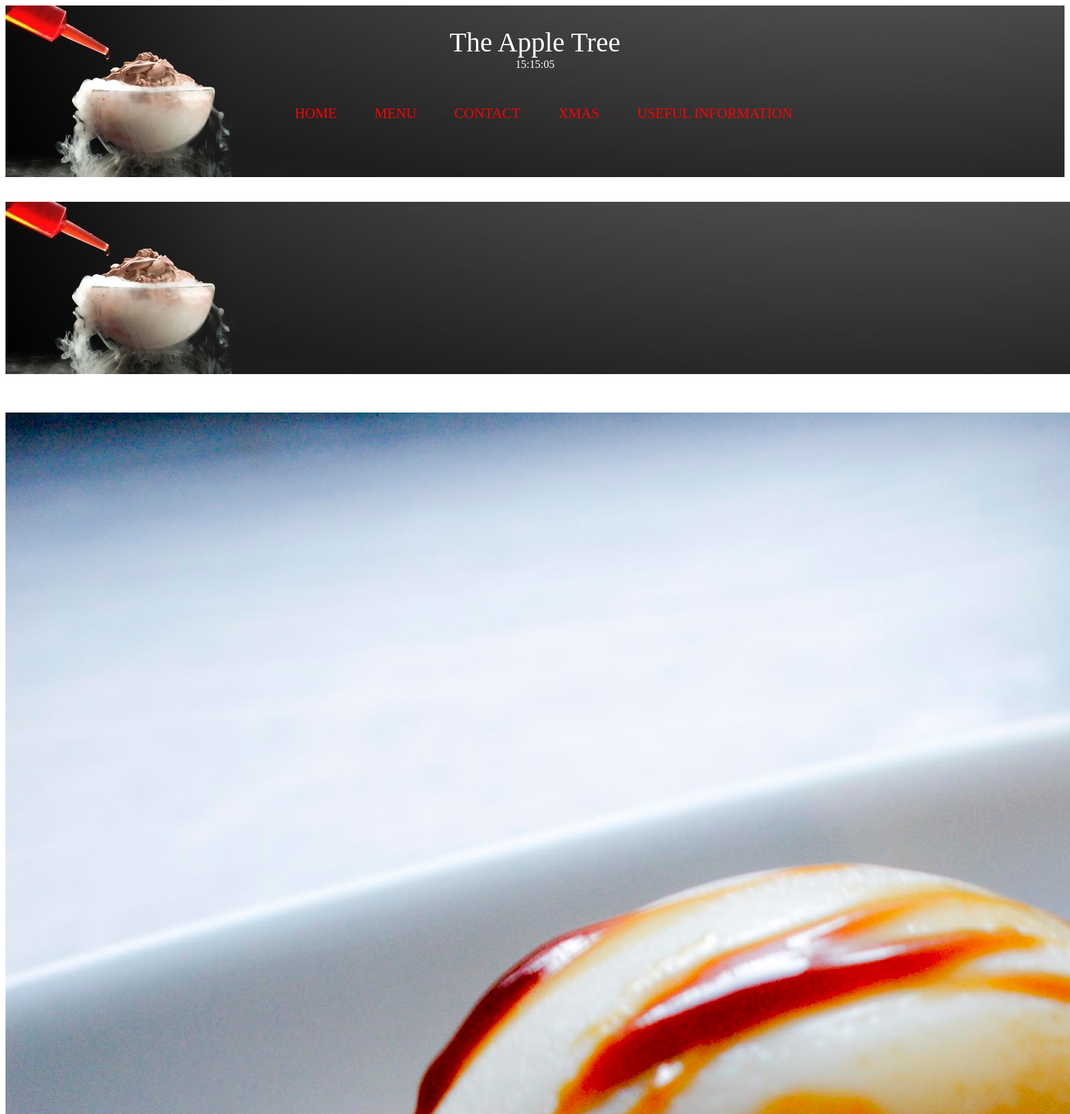
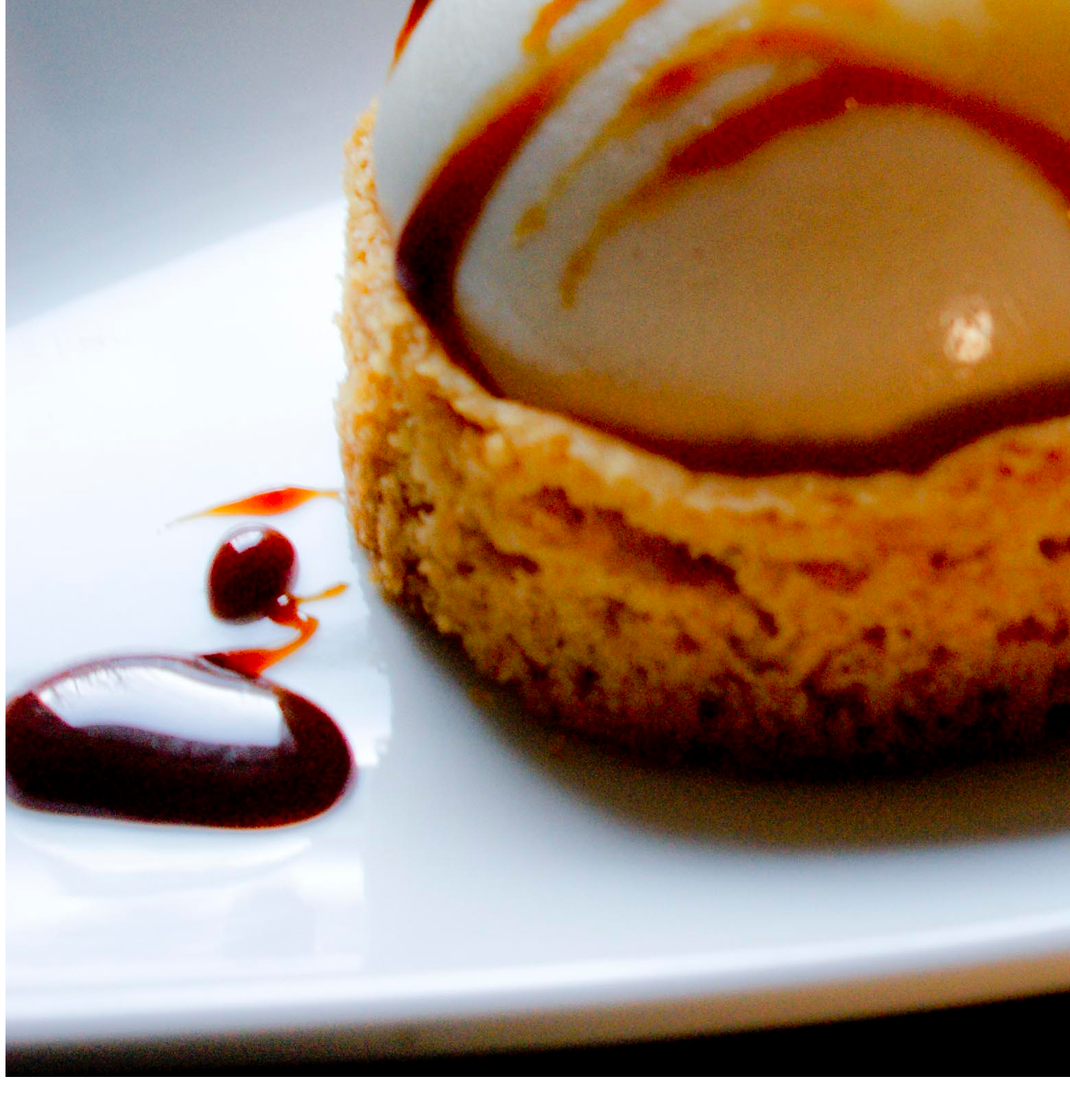
Screenshot of /restaurantdb/new_page.php (upper part) with the database file from the repository (2 pictures, top to bottom).
### tables this page shows
CREATE TABLE IF NOT EXISTS `pages` (
`id` int(11) NOT NULL,
  `page` varchar(255) NOT NULL,
  `title` varchar(255) NOT NULL,
  `text` text NOT NULL
);

CREATE TABLE IF NOT EXISTS `images` (
`id` int(11) NOT NULL,
  `name` varchar(255) NOT NULL,
  `page` varchar(255) NOT NULL,
  `description` varchar(255) NOT NULL
);

### restaurantdb/new_page.php (the view, shortened to what this page needs)
<?php
include("inc/head.php");
include("inc/header.php");
include("db/config.php");
$sql = "SELECT * FROM images WHERE page='$page'";
$result = $conn->query($sql);
while($row = $result->fetch_assoc()) {
	echo '<image src="images/'.$row["name"].'"></br>';
}
include("inc/footer.php");
?>

### restaurantdb/inc/header.php (shortened to what this page needs)
<?php
include("head.php");
include("./db/config.php");
?>
<header>
	<h1>The Apple Tree</h1>
	<div class="hour">
	<div id="clockdiv"></div>
	</div>
	<nav>
		<ul>
			<li><a href="index.php">home</a></li>
			<li><a href="menu.php">menu</a></li>
			<li><a href="contact.php">contact</a></li>
			<?php
			$sql = "SELECT * FROM pages WHERE id > 3";
			$result = $conn->query($sql);
			while ($row = $result->fetch_assoc())
			{
			?>
			<li><a href="new_page.php?id=<?php echo $row['id']; ?>"><?php echo $row['page']; ?></a></li>
			<?php
			}
			?>
		</ul>
	</nav>
</header>
<body>

### restaurantdb/css/style.css (style rules this page uses)
header { padding-top:30px; background: url('../images/ch_nitrogen.jpg') no-repeat; height: 220px; width:100%; }
header h1 { color:white; font-size: 2.5em; font-weight: normal; text-align: center; margin:auto; }
.hour { color:white; text-align: center; margin:auto; }
nav { padding-bottom: 3px; margin:auto; }
nav ul { margin-top:50px; list-style-type: none; text-align:center; }
nav li { display: inline-block; margin-right: 15px; }
nav a { font-size: 1.3em; color: red; padding-bottom: 3px; text-decoration: none; text-transform: uppercase; font-weight: normal; text-align: left; text-indent:-5000px; margin: auto 10px; width:38px; height:18px; padding:8px; padding-top:0px; /-moz-border-radius: 50%; /-webkit-border-radius: 390px; }
body { text-align: center; }
li { position: relative; list-style: none; }

### rows the page displays
pages: page "XMAS"
pages: page "USEFUL INFORMATION"
images: name (picture)
images: name (picture)
